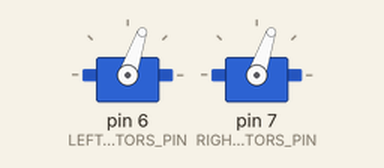
This sketch was run on a simulated Arduino Uno, built with avr-gcc and run on an emulated ATmega328P. On the bench: 2 × servo.

Above: at 0.05 s.
At 2.05 s:
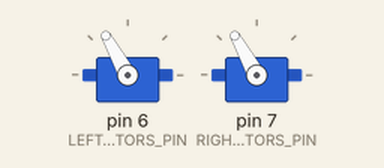
At 4.05 s:
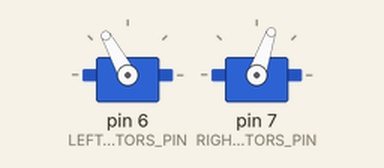
At 8.0 s:
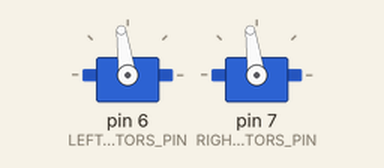
Timing chart, 0 to 10.4 s (numbered marks = the images above):
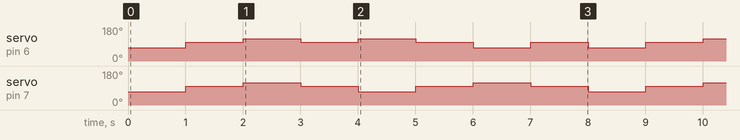

The sketch:

TestMoteursSansLib.ino
```cpp
#include <Servo.h>

#define LEFT_MOTORS_PIN   6
#define RIGHT_MOTORS_PIN  7
#define DELAI             1000

Servo servoGauche;
Servo servoDroite;

void setup() {
  servoGauche.attach(LEFT_MOTORS_PIN);
  servoDroite.attach(RIGHT_MOTORS_PIN);
}

void loop() {
  avancer(128);
  delay(DELAI);
  stop();
  delay(DELAI);
  reculer(128);
  delay(DELAI);
  stop();
  delay(DELAI);
  tournerGauche(128);
  delay(DELAI);
  stop();
  delay(DELAI);
  tournerDroite(128);
  delay(DELAI);
  stop();
  delay(DELAI);
}

//Fonction avancer avec choix vitesse (entre 0 et 255)
void avancer(int vitesse){
  servoGauche.writeMicroseconds(map(vitesse, 0, 255, 1550, 1000));
  servoDroite.writeMicroseconds(map(vitesse, 0, 255, 1550, 1000));
}

//Fonction reculer avec choix vitesse (entre 0 et 255)
void reculer(int vitesse){
  servoGauche.writeMicroseconds(map(vitesse, 0, 255, 1550, 2000));
  servoDroite.writeMicroseconds(map(vitesse, 0, 255, 1550, 2000));
}

//Fonction tourner à gauche (sur place) avec choix vitesse (entre 0 et 255)
void tournerGauche(int vitesse){
  servoDroite.writeMicroseconds(map(vitesse, 0, 255, 1550, 1000));
  servoGauche.writeMicroseconds(map(vitesse, 0, 255, 1550, 2000));
}

//Fonction tourner à droite (sur place) avec choix vitesse (entre 0 et 255)
void tournerDroite(int vitesse){
  servoDroite.writeMicroseconds(map(vitesse, 0, 255, 1550, 2000));
  servoGauche.writeMicroseconds(map(vitesse, 0, 255, 1550, 1000));
}

//Fonction arret
void stop(){
  servoGauche.writeMicroseconds(1550);
  servoDroite.writeMicroseconds(1550);
}

//Fonction avancer Tout Ou Rien
void avancerTOR(){
  avancer(255);
}

//Fonction reculer Tout Ou Rien
void reculerTOR(){
  reculer(255);
}
```

Measured:
- by itself, servo on pin 6 (LEFT_MOTORS_PIN): repeats every 8.0 s: 2 × (119° 1.0 s, 98° 1.0 s), 2 × (71° 1.0 s, 98° 1.0 s)
- by itself, servo on pin 7 (RIGHT_MOTORS_PIN): repeats every 4.0 s: 119° 1.0 s, 98° 1.0 s, 71° 1.0 s, 98° 1.0 s
